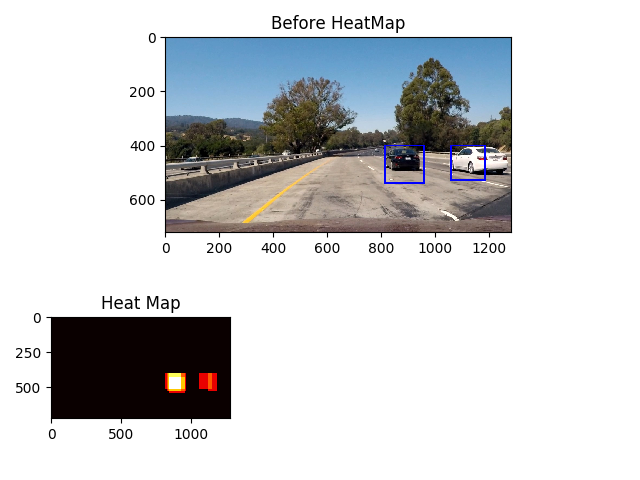
#> input picture output_images/02_sliding_windows_1.png, 640 x 480 px
$ python -i helper_functions.py   (imports and definitions only)   (older library calls are emulated)
#> lines starting #> are read from the running program, lines starting #| are printed output that depends on the picture
import matplotlib.image as mpimg
import matplotlib.pyplot as plt
import numpy as np
import glob
import cv2
from skimage.feature import hog
import time


# [36 lines left out: functions all_images, vehicle_images, non_vehicle_images, convert_color, not called in this run]


# Define a function to return HOG features and visualization
def get_hog_features(img, orient, pix_per_cell, cell_per_block,
                     vis=False, feature_vec=True):
    # Call with two outputs if vis==True
    if vis:
        features, hog_image = hog(img, orientations=orient,
                                  pixels_per_cell=(pix_per_cell, pix_per_cell),
                                  cells_per_block=(cell_per_block, cell_per_block),
                                  transform_sqrt=True,
                                  visualise=vis, feature_vector=feature_vec)
        return features, hog_image
    # Otherwise call with one output
    else:
        features = hog(img, orientations=orient,
                       pixels_per_cell=(pix_per_cell, pix_per_cell),
                       cells_per_block=(cell_per_block, cell_per_block),
                       transform_sqrt=True,
                       visualise=vis, feature_vector=feature_vec)
        return features


# Define a function to compute binned color features
def bin_spatial(img, size=(32, 32)):
    # Use cv2.resize().ravel() to create the feature vector
    features = cv2.resize(img, size).ravel()
    # Return the feature vector
    return features


# Define a function to compute color histogram features
# NEED TO CHANGE bins_range if reading .png files with mpimg!
def color_hist(img, nbins=32):
    # Compute the histogram of the color channels separately
    channel1_hist = np.histogram(img[:, :, 0], bins=nbins)
    channel2_hist = np.histogram(img[:, :, 1], bins=nbins)
    channel3_hist = np.histogram(img[:, :, 2], bins=nbins)
    # Concatenate the histograms into a single feature vector
    hist_features = np.concatenate((channel1_hist[0], channel2_hist[0], channel3_hist[0]))
    # Return the individual histograms, bin_centers and feature vector
    return hist_features


# Define a function to extract features from a list of images
# Have this function call bin_spatial() and color_hist()
# [50 lines left out: function extract_features, not called in this run]


# Define a function to extract features from a single image window
# This function is very similar to extract_features()
# just for a single image rather than list of images
def single_img_features(img, color_space='RGB', spatial_size=(32, 32),
                        hist_bins=32, orient=9,
                        pix_per_cell=8, cell_per_block=2, hog_channel=0,
                        spatial_feat=True, hist_feat=True, hog_feat=True):
    # 1) Define an empty list to receive features
    img_features = []
    # 2) Apply color conversion if other than 'RGB'
    if color_space != 'RGB':
        if color_space == 'HSV':
            feature_image = cv2.cvtColor(img, cv2.COLOR_RGB2HSV)
        elif color_space == 'LUV':
            feature_image = cv2.cvtColor(img, cv2.COLOR_RGB2LUV)
        elif color_space == 'HLS':
            feature_image = cv2.cvtColor(img, cv2.COLOR_RGB2HLS)
        elif color_space == 'YUV':
            feature_image = cv2.cvtColor(img, cv2.COLOR_RGB2YUV)
        elif color_space == 'YCrCb':
            feature_image = cv2.cvtColor(img, cv2.COLOR_RGB2YCrCb)
    else:
        feature_image = np.copy(img)
    # 3) Compute spatial features if flag is set
    if spatial_feat == True:
        spatial_features = bin_spatial(feature_image, size=spatial_size)
        # 4) Append features to list
        img_features.append(spatial_features)
    # 5) Compute histogram features if flag is set
    if hist_feat == True:
        hist_features = color_hist(feature_image, nbins=hist_bins)
        # 6) Append features to list
        img_features.append(hist_features)
    # 7) Compute HOG features if flag is set
    if hog_feat == True:
        if hog_channel == 'ALL':
            hog_features = []
            for channel in range(feature_image.shape[2]):
                hog_features.extend(get_hog_features(feature_image[:, :, channel],
                                                     orient, pix_per_cell, cell_per_block,
                                                     vis=False, feature_vec=True))
        else:
            hog_features = get_hog_features(feature_image[:, :, hog_channel], orient,
                                            pix_per_cell, cell_per_block, vis=False, feature_vec=True)
        # 8) Append features to list
        img_features.append(hog_features)

    # 9) Return concatenated array of features
    return np.concatenate(img_features)


# Define a function that takes an image,
# start and stop positions in both x and y,
# window size (x and y dimensions),
# and overlap fraction (for both x and y)
# [249 lines left out: functions slide_window, search_windows, draw_boxes, add_heat, apply_threshold, draw_labeled_bboxes and 3 more, not called in this run]


""""
[((800, 400), (900, 500)),
((850, 400), (950, 500)),
((1050, 400), (1150, 500)),
((1100, 400), (1200, 500)),
((1150, 400), (1250, 500)),
((875, 400), (925, 450)),
((1075, 400), (1125, 450)),
((825, 425), (875, 475)),
((814, 400), (889, 475)),
((851, 400), (926, 475)),
((1073, 400), (1148, 475)),
((1147, 437), (1222, 512)),
((1184, 437), (1259, 512)),
((400, 400), (500, 500))]
"""


# [4 lines not run here, left out]

>>> import cv2
>>> picture = cv2.cvtColor(cv2.imread('output_images/02_sliding_windows_1.png'), cv2.COLOR_BGR2RGB)
>>> result = single_img_features(picture)
#> in bin_spatial, `features = cv2.resize(img, size).ravel()`: features = 3072 values, max 255 at index 0, min 0 at index 216, mean 202.1
#> in single_img_features, `spatial_features = bin_spatial(feature_image, size=spatial_size)`: spatial_features has the same summary as features in bin_spatial
#> in color_hist, `hist_features = np.concatenate((channel1_hist[0], channel2_hist[0], ch..`: hist_features = 96 values, max 216382 at index 31, min 170 at index 59, mean 9600
#> in get_hog_features, `features = hog(img, orientations=orient, pixels_per_cell=(pix_per_cell..`:
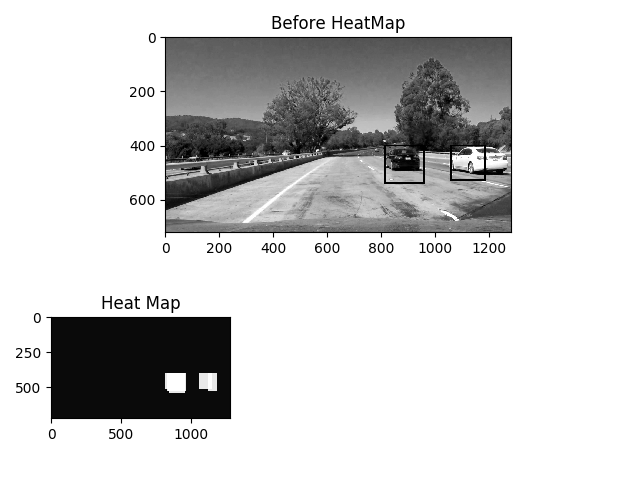
#> img: shape (480, 640); min 0, max 255, mean 207.9

$ run again, on output_images/04_sliding_window_search_0_50.png
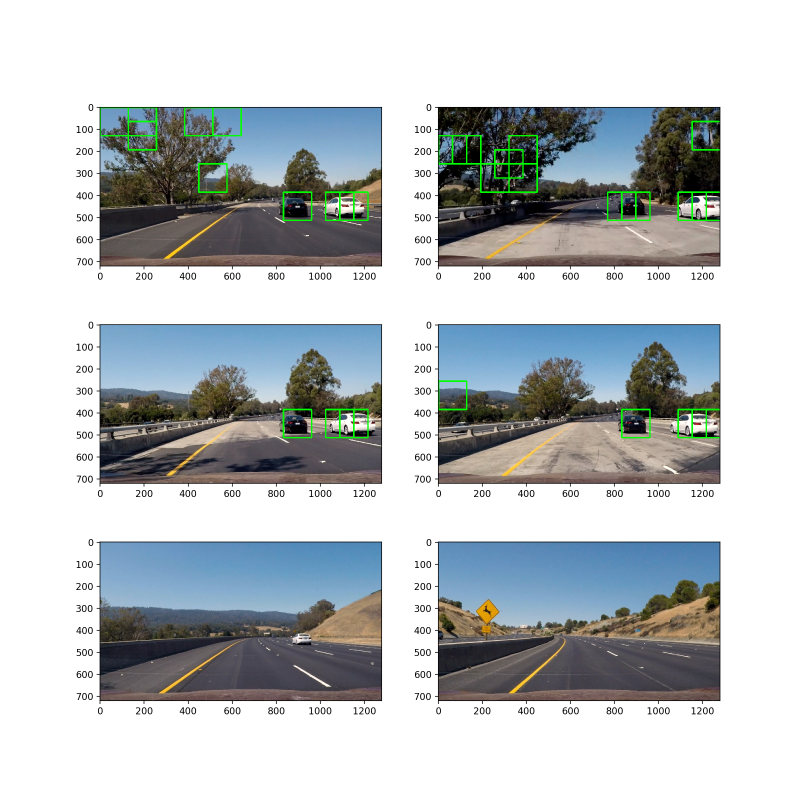
#> input picture output_images/04_sliding_window_search_0_50.png, 2400 x 2400 px (shown at 1/3 size)
#> features = 3072 values, max 255 at index 0, min 0 at index 408, mean 195
#> spatial_features has the same summary as features in bin_spatial
#> in color_hist, `hist_features = np.concatenate((channel1_hist[0], channel2_hist[0], ch..`: hist_features = 96 values, max 3309241 at index 63, min 2803 at index 61, mean 180000
#> in get_hog_features, `features = hog(img, orientations=orient, pixels_per_cell=(pix_per_cell..`:
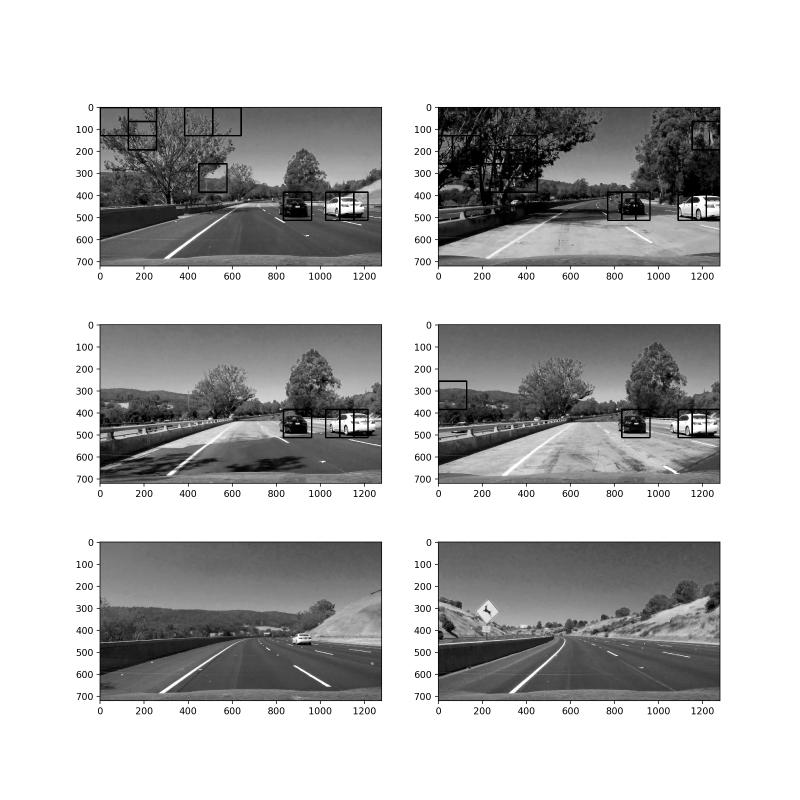
#> img: shape (2400, 2400) (shown at 1/3 size); min 0, max 255, mean 188.4
